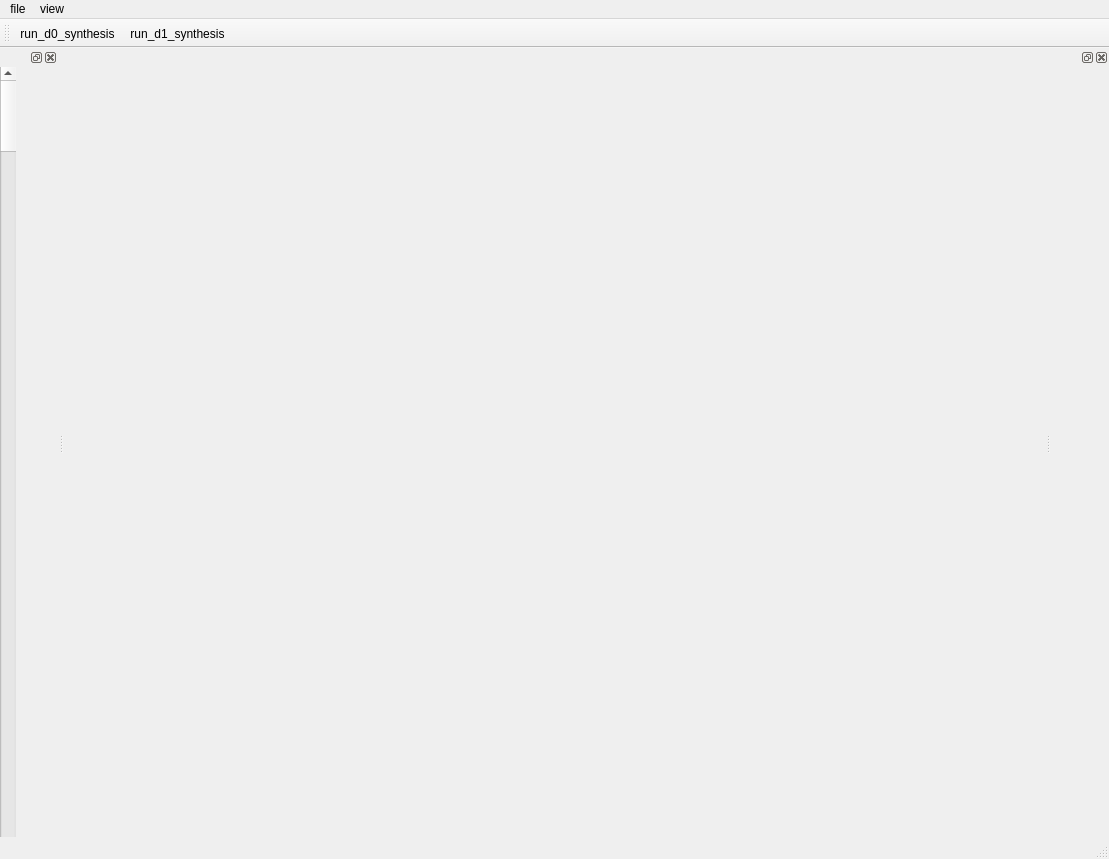
<?xml version="1.0" encoding="UTF-8"?>
<ui version="4.0">
 <class>MainWindow_Texture</class>
 <widget class="QMainWindow" name="MainWindow_Texture">
  <property name="geometry">
   <rect>
    <x>0</x>
    <y>0</y>
    <width>1109</width>
    <height>859</height>
   </rect>
  </property>
  <property name="windowTitle">
   <string>MainWindow_Texture</string>
  </property>
  <widget class="QWidget" name="centralwidget"/>
  <widget class="QMenuBar" name="menubar">
   <property name="geometry">
    <rect>
     <x>0</x>
     <y>0</y>
     <width>1109</width>
     <height>23</height>
    </rect>
   </property>
   <widget class="QMenu" name="menuFile">
    <property name="title">
     <string>file</string>
    </property>
    <addaction name="actionSet_Texture_Dir"/>
    <addaction name="actionLoad_Obj"/>
   </widget>
   <widget class="QMenu" name="menuView">
    <property name="title">
     <string>view</string>
    </property>
    <addaction name="actionShow_data_base"/>
    <addaction name="actionData_dock"/>
   </widget>
   <addaction name="menuFile"/>
   <addaction name="menuView"/>
  </widget>
  <widget class="QStatusBar" name="statusbar"/>
  <widget class="QDockWidget" name="dockWidget_Texture_Brow">
   <attribute name="dockWidgetArea">
    <number>1</number>
   </attribute>
   <widget class="QWidget" name="dockWidgetContents">
    <widget class="QWidget" name="verticalLayoutWidget">
     <property name="geometry">
      <rect>
       <x>20</x>
       <y>0</y>
       <width>521</width>
       <height>791</height>
      </rect>
     </property>
     <layout class="QVBoxLayout" name="verticalLayout_Texture_Brow"/>
    </widget>
    <widget class="QScrollBar" name="verticalScrollBar_Texture">
     <property name="geometry">
      <rect>
       <x>0</x>
       <y>0</y>
       <width>16</width>
       <height>791</height>
      </rect>
     </property>
     <property name="orientation">
      <enum>Qt::Vertical</enum>
     </property>
    </widget>
   </widget>
  </widget>
  <widget class="QDockWidget" name="dockWidget_Shape_Texture">
   <attribute name="dockWidgetArea">
    <number>2</number>
   </attribute>
   <widget class="QWidget" name="dockWidgetContents_2"/>
  </widget>
  <widget class="QToolBar" name="toolBar">
   <property name="windowTitle">
    <string>toolBar</string>
   </property>
   <attribute name="toolBarArea">
    <enum>TopToolBarArea</enum>
   </attribute>
   <attribute name="toolBarBreak">
    <bool>false</bool>
   </attribute>
   <addaction name="actionRun_d0_synthesis"/>
   <addaction name="actionRun_d1_synthesis"/>
  </widget>
  <action name="actionSet_Texture_Dir">
   <property name="text">
    <string>set_texture_dir</string>
   </property>
  </action>
  <action name="actionShow_data_base">
   <property name="text">
    <string>show_data_base</string>
   </property>
  </action>
  <action name="actionData_dock">
   <property name="text">
    <string>data_dock</string>
   </property>
  </action>
  <action name="actionLoad_Obj">
   <property name="text">
    <string>load_obj</string>
   </property>
  </action>
  <action name="actionRun_d1_synthesis">
   <property name="text">
    <string>run_d1_synthesis</string>
   </property>
  </action>
  <action name="actionRun_d0_synthesis">
   <property name="text">
    <string>run_d0_synthesis</string>
   </property>
  </action>
 </widget>
 <resources/>
 <connections/>
</ui>
